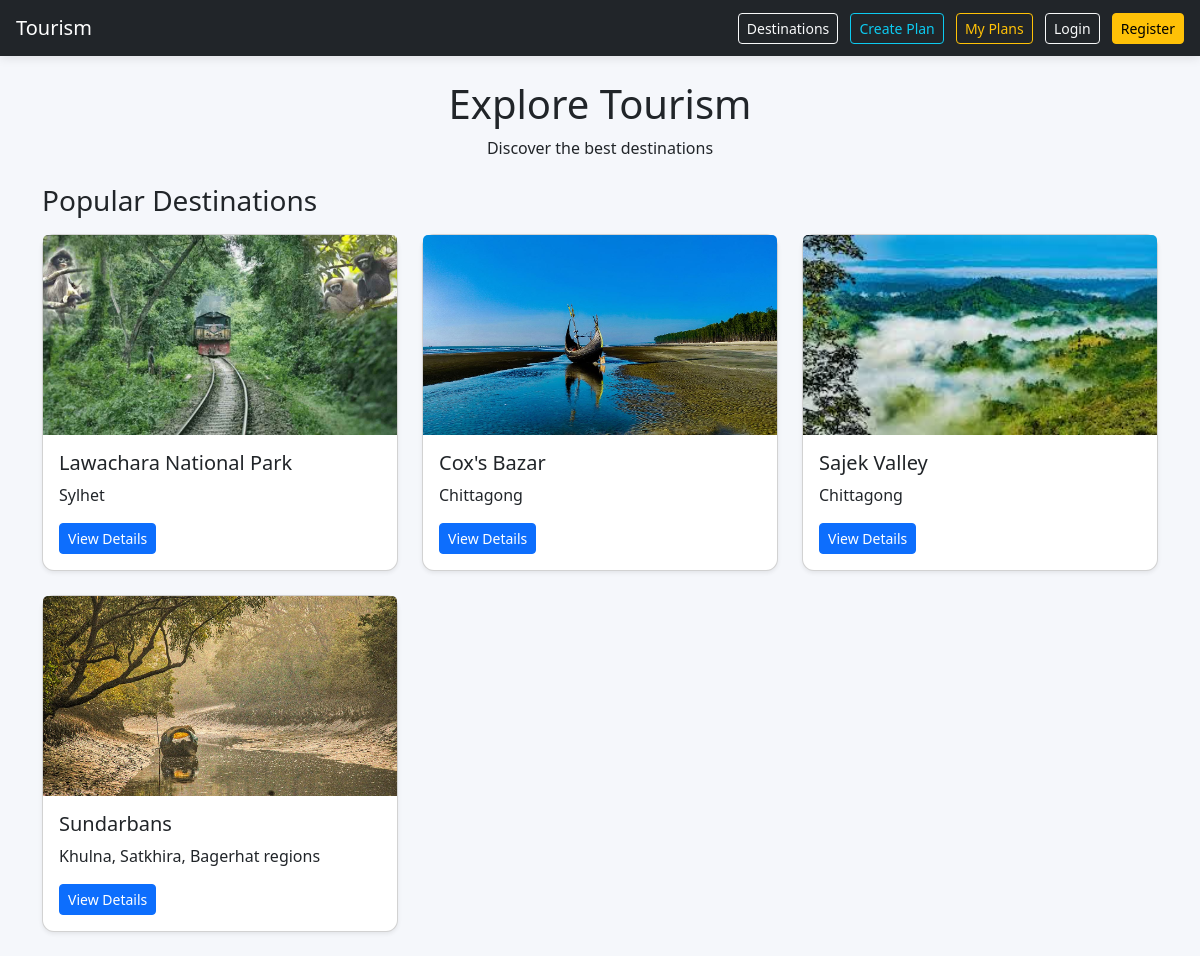
The page / on the database its author committed.
### core/models.py (models this page shows, shortened)
class Destination(models.Model):
    name = models.CharField(max_length=200)
    description = models.TextField()
    image = models.ImageField(upload_to='destinations/', null=True, blank=True)
    location = models.CharField(max_length=200, default="Unknown")
    is_popular = models.BooleanField(default=False)

### core/views.py (the view)
# urls.py: path('', views.home, name='home'),
def home(request):
    destinations = Destination.objects.filter(is_popular=True)[:6]
    return render(request, 'home.html', {'destinations': destinations})

### templates/home.html (shortened to what this page needs)
{% extends 'base.html' %}
{% block content %}
<div class="text-center mb-4">
    <h1>Explore Tourism</h1>
    <p>Discover the best destinations</p>
</div>
<h3 class="mb-3">Popular Destinations</h3>
<div class="row">
    {% for d in destinations %}
    <div class="col-md-4 mb-4">
        <div class="card shadow-sm">
            {% if d.image %}
            <img src="{{ d.image.url }}" class="card-img-top" style="height:200px; object-fit:cover;">
            {% endif %}
            <div class="card-body">
                <h5>{{ d.name }}</h5>
                <p>{{ d.location }}</p>
                <a href="/destinations/{{ d.id }}/" class="btn btn-primary btn-sm">
                    View Details
                </a>
            </div>
        </div>
    </div>
    {% endfor %}
</div>
{% endblock %}

### templates/base.html (style rules this page uses)
body { background: #f5f7fb; }
.card { border-radius: 12px; transition: 0.3s; }

### rows shown on the page
Destination: image (picture), name "Lawachara National Park", location "Sylhet"
Destination: image (picture), name "Cox's Bazar", location "Chittagong"
Destination: image (picture), name "Sajek Valley", location "Chittagong"
Destination: image (picture), name "Sundarbans", location "Khulna, Satkhira, Bagerhat regions"
